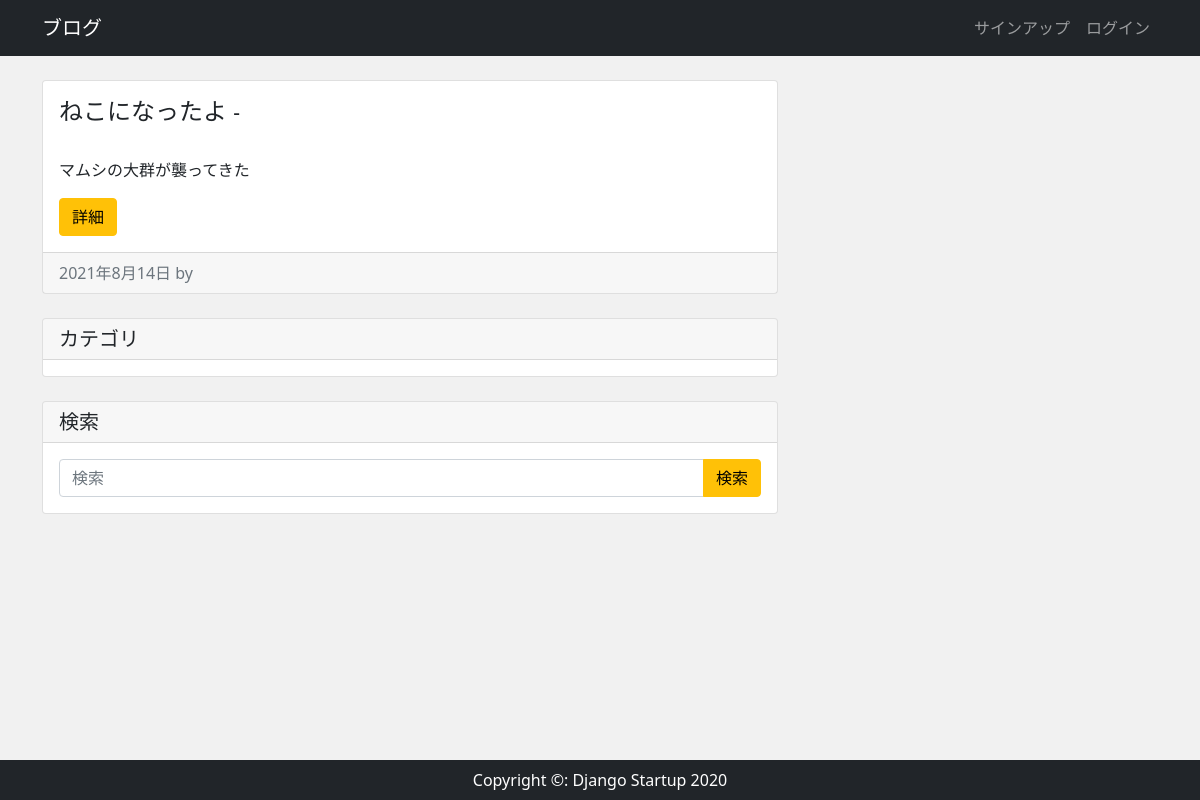
The app's page /, older data.
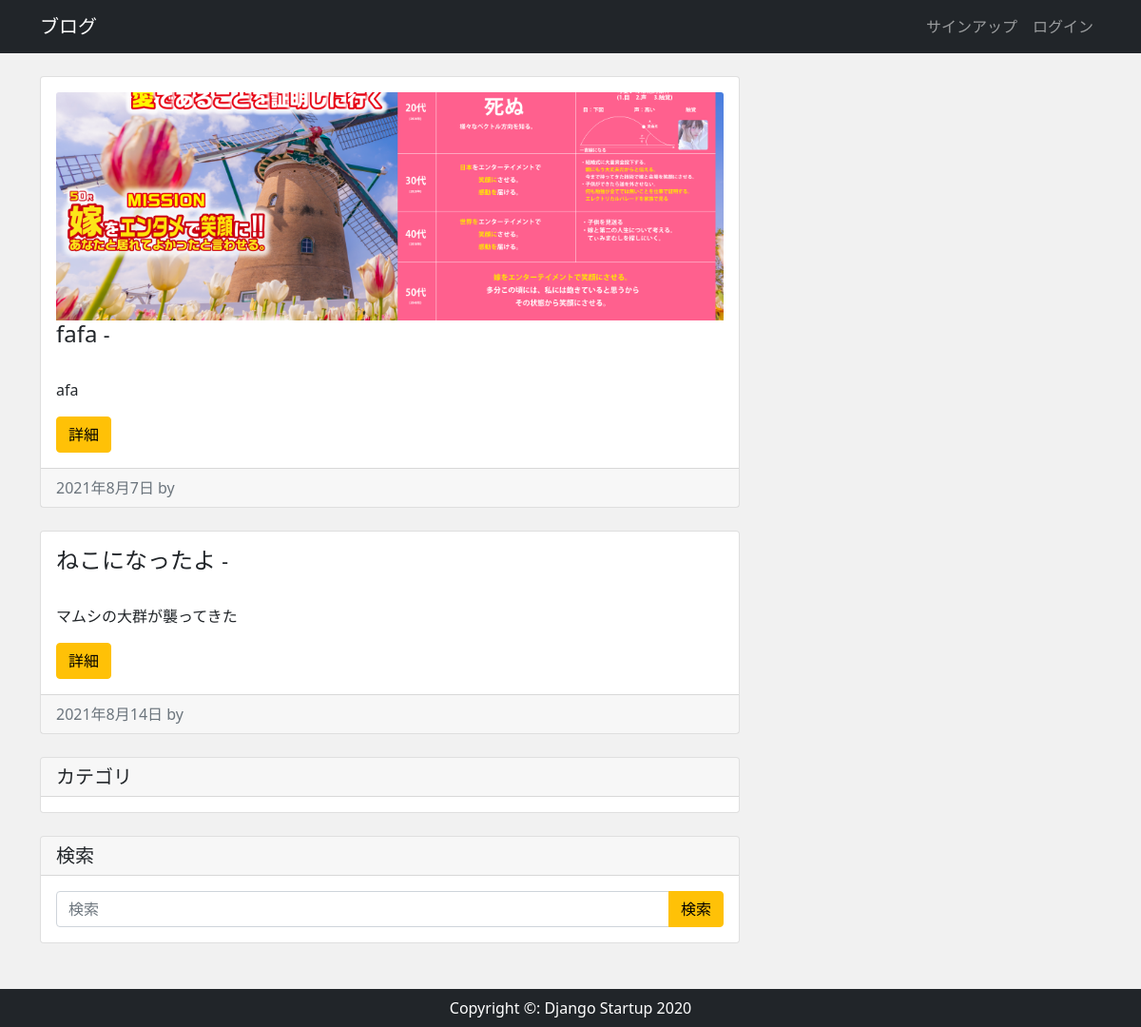
The same page, newer data.
### app/models.py (models this page shows, shortened)
class Post(models.Model):
    auther =models.ForeignKey(settings.AUTH_USER_MODEL,on_delete=models.CASCADE)
    category =models.ForeignKey(Category,verbose_name='カテゴリ',on_delete=models.PROTECT)
    image =models.ImageField(upload_to='images',verbose_name='イメージ画像',null=True,blank=True)
    title =models.CharField("タイトル",max_length=200)
    content =models.TextField("本文")
    created =models.DateTimeField("作成日",default=timezone.now)

### app/views.py (the view)
# urls.py: path('',views.IndexView.as_view(),name='index'),
class IndexView(View):
    def get(self, request, *args, **kwargs):
        post_data = Post.objects.order_by('-id')
        return render(request, 'app/index.html', {
            'post_data': post_data
        })

### app/context_processors.py (called while the page is built)
def common(request):
    category_data =Category.objects.all()
    context ={
        'category_data':category_data
    }
    return context

### app/templates/app/index.html (shortened to what this page needs)
{% extends "app/base.html"%}
{% block content%}
<div class="row my-4">
    <div class="col-md-8">
        {% for post in post_data%}
        <div class="card mb-4">
            <div class="card-body">
                {% if post.image%}
                <img src="{{post.image.url}}" alt="" class="card-img-top index-img">
                {% endif%}
                <h2 class="card-title">{{post.title}} <span class="small">- {{post.category}}</span> </h2>
                <p class="card-text">{{post.content |truncatechars:100}}</p>
                <div class="btn btn-warning">詳細</div>
            </div>
            <div class="card-footer text-muted">
                {{post.created|date}} by {{post.author}}
            </div>
        </div>
        {% endfor %}
        <div class="card my-4">
            <h5 class="card-header">カテゴリ</h5>
            <div class="body px-3 pt-3">
            </div>
        </div>
        <div class="card my-4">
            <h5 class="card-header">検索</h5>
            <div class="card-body">
                <form method="get" action="{% url 'search'%}" class="input-group">
                    <input type="text" class="form-control" name="keyword" placeholder="検索">
                    <button class="btn btn-warning ml-2" type="submit">
                        検索
                    </button>
                </form>
            </div>
        </div>
    </div>
</div>
{% endblock %}

### app/templates/app/base.html (shortened to what this page needs)
{% load static %}
<!doctype html>
<html lang="ja">
<head>
    <link href="https://cdn.jsdelivr.net/npm/bootstrap@5.0.0-beta1/dist/css/bootstrap.min.css" rel="stylesheet"
>
    <link rel="stylesheet" href="{% static 'css/style.css'%}">
</head>
<body>
<nav class="navbar navbar-expand-lg navbar-dark bg-dark">
    <div class="container">
        <a href="/" class="navbar-brand">ブログ</a>
        <ul class="navbar-nav ml-auto">
            {% if user.is_authenticated %}
            <li class="nav-item"><a href="{% url 'post_new' %}" class="nav-link">投稿</a></li>
            <li class="nav-item"><a href="{% url 'account_logout'%}" class="nav-link">ログアウト</a></li>
            {% else %}
            <li class="nav-item"><a href="{% url 'account_signup'%}" class="nav-link">サインアップ</a></li>
            <li class="nav-item"><a href="{% url 'account_login' %}" class="nav-link">ログイン</a></li>
            {% endif %}
        </ul>
    </div>
</nav>
<main>
    <div class="container">
        {% block content%}
        {% endblock %}
    </div>
</main>
<footer class="py-2 bg-dark">
    <p class="m-0 text-center text-white">Copyright &copy: Django Startup 2020</p>
</footer>
</body>
</html>

### app/static/css/style.css (style rules this page uses)
* { margin: 0; padding: 0; box-sizing: border-box; }
body { background: #f1f1f1; display: flex; flex-flow: column; min-height: 100vh; }
main { flex: 1; }
.card-title { margin-bottom: 2rem; font-size:1.5rem ; }
.index-img { object-fit: cover; height: 240px; }
a { color: black; }

Row changes from the older to the newer data that the page shows:
added Post: image (picture), title "fafa", content "afa", created "2021年8月7日"
